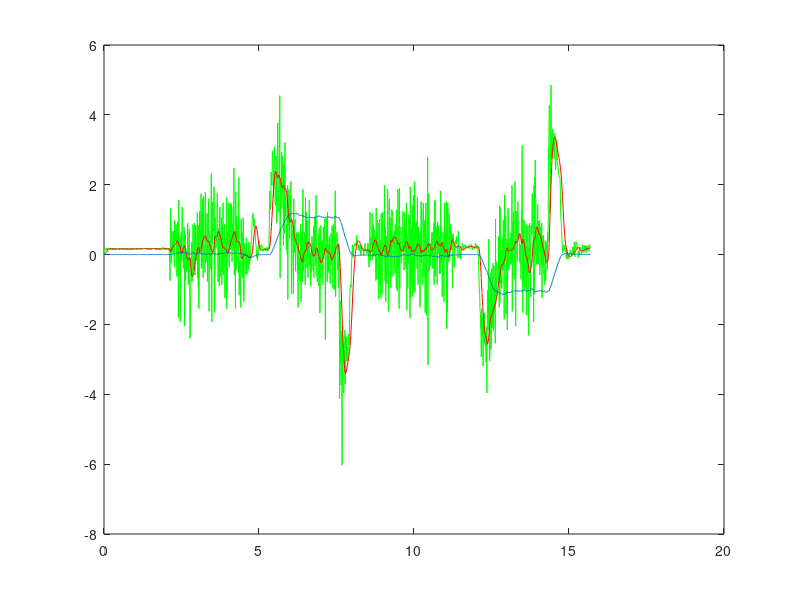

Recreate this plot in MATLAB.
clc
clear
clf


BACK_RADIUS = 0.036;
RIGHT_RADIUS = 0.225;
LEFT_RADIUS =  0.233;
Wheel_Diameter = 0.0574;



data = csvread("10-rot.csv");

% Parameters
Fs = 100;           % Sampling frequency (Hz)
%t = 0:1/Fs:1; % Time vector (1 second)
Fc = 3;            % Cutoff frequency (Hz)
Fs2 = Fs/2;

aFs = 100;
aFc = 3;
aFs2 = aFs/2;
% Design filter
%d = designfilt('lowpassiir', ...
%    'FilterOrder', 1, ...
%    'HalfPowerFrequency', Fc, ..
%    'SampleRate', Fs);


[b, a] = butter(1, Fc/Fs2)

[ab, aa] = butter(2, aFc/aFs2)

ax = data(:,14);
ay = data(:,15);
az = data(:,16);



vec = data(:,13);

omega_m = filter(b, a, data(:,7));
omega_l = filter(b, a, data(:,5));
omega_r = filter(b, a, data(:,6));

fax = filter(ab, aa, ax);
fay = filter(ab, aa, ay);
faz = filter(ab, aa, az);



time = data(:,1);

%plot(time, omega_l, "red");
%hold on
%plot(time, data(:,5), "green");

%plot(time, omega_l, "red")
%hold on
%plot(time, omega_r, "blue")
%hold on
%plot(time, omega_m, "yellow");


back_vel = omega_m * Wheel_Diameter / 2.0;
right_vel = omega_r * Wheel_Diameter / 2.0;
left_vel = omega_l * Wheel_Diameter / 2.0;


omega = (right_vel - left_vel) / (RIGHT_RADIUS + LEFT_RADIUS);
vx = (right_vel * LEFT_RADIUS + left_vel * RIGHT_RADIUS) / (RIGHT_RADIUS + LEFT_RADIUS);
vy = back_vel + omega * BACK_RADIUS;

%plot(time, vx,"red");


plot(time, ax, "green");
hold on
plot(time, fax, "red");
hold on
plot(time, vx);
%hold on
%plot(time, omega, "yellow");

